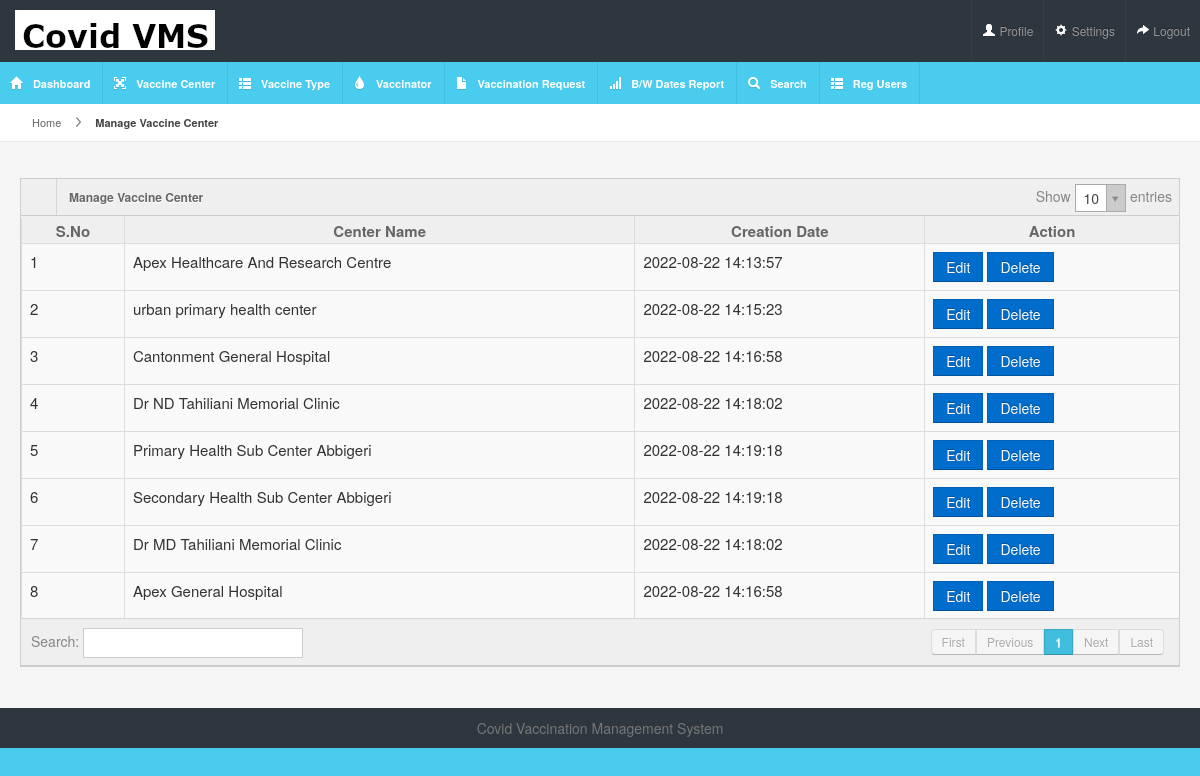
The page /covidvms/admin/manage-vaccine-center.php (signed in) on the database its author committed.
### tables this page shows
CREATE TABLE `tblvaccinecenter` (
  `ID` int(5) NOT NULL,
  `Nameofvaccinecenter` varchar(250) DEFAULT NULL,
  `CenterAddress` mediumtext DEFAULT NULL,
  `State` varchar(250) DEFAULT NULL,
  `City` varchar(250) DEFAULT NULL,
  `Pincode` varchar(250) NOT NULL,
  `CreationDate` timestamp NULL DEFAULT current_timestamp()
);

### covidvms/admin/manage-vaccine-center.php (the view, shortened to what this page needs)
<?php
include('includes/dbconnection.php');
if (strlen($_SESSION['cvmsaid']==0)) {
  header('location:logout.php');
  } else{
?>
<!DOCTYPE html>
<html lang="en">
<head>
<link rel="stylesheet" href="css/bootstrap.min.css" />
<link rel="stylesheet" href="css/bootstrap-responsive.min.css" />
<link rel="stylesheet" href="css/uniform.css" />
<link rel="stylesheet" href="css/select2.css" />
<link rel="stylesheet" href="css/maruti-style.css" />
<link rel="stylesheet" href="css/maruti-media.css" class="skin-color" />
</head>
<body>
<?php include_once('includes/header.php');?>
<div id="content">
  <div id="content-header">
    <div id="breadcrumb"> <a href="dashboard.php" title="Go to Home" class="tip-bottom"><i class="icon-home"></i> Home</a> <a href="manage-vaccine-center.php" class="current">Manage Vaccine Center</a> </div>
  </div>
  <div class="container-fluid">
    <div class="row-fluid">
      <div class="span12">
        <div class="widget-box">
          <div class="widget-title">
             <span class="icon"><i class="icon-th"></i></span>
            <h5>Manage Vaccine Center</h5>
          </div>
          <div class="widget-content nopadding">
            <table class="table table-bordered data-table" style="font-size: 15px;">
              <thead>
                <tr >
                  <th style="font-size: 15px;">S.No</th>
                  <th style="font-size: 15px;">Center Name</th>
                  <th style="font-size: 15px;">Creation Date</th>
                  <th style="font-size: 15px;">Action</th>
                </tr>
              </thead>
              <tbody>
                <?php
$sql="SELECT * from tblvaccinecenter";
$query = $dbh -> prepare($sql);
$query->execute();
$results=$query->fetchAll(PDO::FETCH_OBJ);
$cnt=1;
if($query->rowCount() > 0)
{
foreach($results as $row)
{               ?>
                <tr class="gradeX">
                  <td><?php echo htmlentities($cnt);?></td>
                                    <td><?php  echo htmlentities($row->Nameofvaccinecenter);?></td>
                                    <td><?php  echo htmlentities($row->CreationDate);?></td>
                                    <td><a class="btn btn-sm btn-primary" href="edit-vaccine-center.php?editid=<?php echo htmlentities ($row->ID);?>">Edit</a> <a class="btn btn-sm btn-primary" href="manage-vaccine-center.php?delid=<?php echo ($row->ID);?>"  onclick="return confirm('Do you really want to Delete ?');">Delete</a></td>
                </tr><?php $cnt=$cnt+1;}} ?>
              </tbody>
            </table>
          </div>
        </div>
      </div>
    </div>
  </div>
</div>
<?php include_once('includes/footer.php');?>
</body>
</html><?php }  ?>

### covidvms/admin/css/maruti-style.css (style rules this page uses)
* { outline:none !important; -moz-outline: none !important; }
body { overflow-x: hidden; margin-top: -10px; }
select, textarea, input[type="text"], input[type="password"], input[type="datetime"], input[type="datetime-local"], input[type="date"], input[type="month"], input[type="time"], input[type="week"], input[type="number"], input[type="email"], input[type="url"], input[type="search"], input[type="tel"], input[type="color"], .uneditable-input, .label, .dropdown-menu, .btn, .well, .progress, .table-bordered, .btn-group > .btn:first-child, .btn-group > .btn:last-child, .btn-group > .btn:last-child, .btn-group > .dropdown-toggle, .alert { border-radius:0px; }
.btn, textarea, input[type="text"], input[type="password"], input[type="datetime"], input[type="datetime-local"], input[type="date"], input[type="month"], input[type="time"], input[type="week"], input[type="number"], input[type="email"], input[type="url"], input[type="search"], input[type="tel"], input[type="color"], .uneditable-input { box-shadow:none; }
.progress, .progress-success .bar, .progress .bar-success, .progress-warning .bar, .progress .bar-warning, .progress-danger .bar, .progress .bar-danger, .progress-info .bar, .progress .bar-info, .btn, .btn-primary { background-image:none; }
#content { background:url(../images/backgrounds/bodyBg.png) repeat #fff; margin-left:0px; margin-right: 0; margin-top:80px; padding-bottom: 25px; position: relative; min-height: 500px; width: auto; }
#content-header { position: abslute; width: 100%; margin-top: -38px; z-index: 20; }
.container-fluid .row-fluid:first-child { margin-top: 20px; }
#breadcrumb { background-color: #fff; border-bottom: 1px solid #e3ebed; }
#breadcrumb a { padding: 8px 20px 8px 10px; display: inline-block; background-image: url('../img/breadcrumb.png'); background-position: center right; background-repeat: no-repeat; font-size: 11px; color: #666666; }
#breadcrumb a:last-child { background-image:none; }
#breadcrumb a.current { font-weight: bold; color: #444444; }
#breadcrumb a i { margin-right: 5px; opacity: .6; }
.stat-boxes .peity_bar_good, .stat-boxes .peity_line_good, { color: #459D1C; }
.widget-box { background: none repeat scroll 0 0 #F9F9F9; border-top: 1px solid #CDCDCD; border-left: 1px solid #CDCDCD; border-right: 1px solid #CDCDCD; clear: both; margin-top: 16px; margin-bottom: 16px; position: relative; }
.widget-title, .modal-header, .table th, div.dataTables_wrapper .ui-widget-header { background-color: #efefef; border-bottom: 1px solid #CDCDCD; height: 36px; }
.widget-title span.icon { border-right: 1px solid #cdcdcd; padding: 9px 10px 7px 11px; float: left; opacity: .7; }
.widget-title h5 { color: #666666; text-shadow: 0 1px 0 #ffffff; float: left; font-size: 12px; font-weight: bold; padding: 12px; line-height: 12px; margin: 0; }
.widget-content { padding: 12px 15px; border-bottom: 1px solid #cdcdcd; }
.table th { height: auto; font-size: 14px; padding: 5px 10px 2px; border-bottom: 0; text-align: center; color: #666666; }
.nopadding { padding: 0 !important; }
.nopadding .table { margin-bottom: 0; }
.nopadding .table-bordered { border: 0; }

### covidvms/admin/css/maruti-media.css (style rules this page uses)
body { background:#49CCED; }

### rows shown on the page
tblvaccinecenter: Nameofvaccinecenter "Apex Healthcare And Research Centre", CreationDate "2022-08-22 14:13:57"
tblvaccinecenter: Nameofvaccinecenter "urban primary health center", CreationDate "2022-08-22 14:15:23"
tblvaccinecenter: Nameofvaccinecenter "Cantonment General Hospital", CreationDate "2022-08-22 14:16:58"
tblvaccinecenter: Nameofvaccinecenter "Dr ND Tahiliani Memorial Clinic", CreationDate "2022-08-22 14:18:02"
tblvaccinecenter: Nameofvaccinecenter "Primary Health Sub Center Abbigeri", CreationDate "2022-08-22 14:19:18"
tblvaccinecenter: Nameofvaccinecenter "Secondary Health Sub Center Abbigeri", CreationDate "2022-08-22 14:19:18"
tblvaccinecenter: Nameofvaccinecenter "Dr MD Tahiliani Memorial Clinic", CreationDate "2022-08-22 14:18:02"
tblvaccinecenter: Nameofvaccinecenter "Apex General Hospital", CreationDate "2022-08-22 14:16:58"
